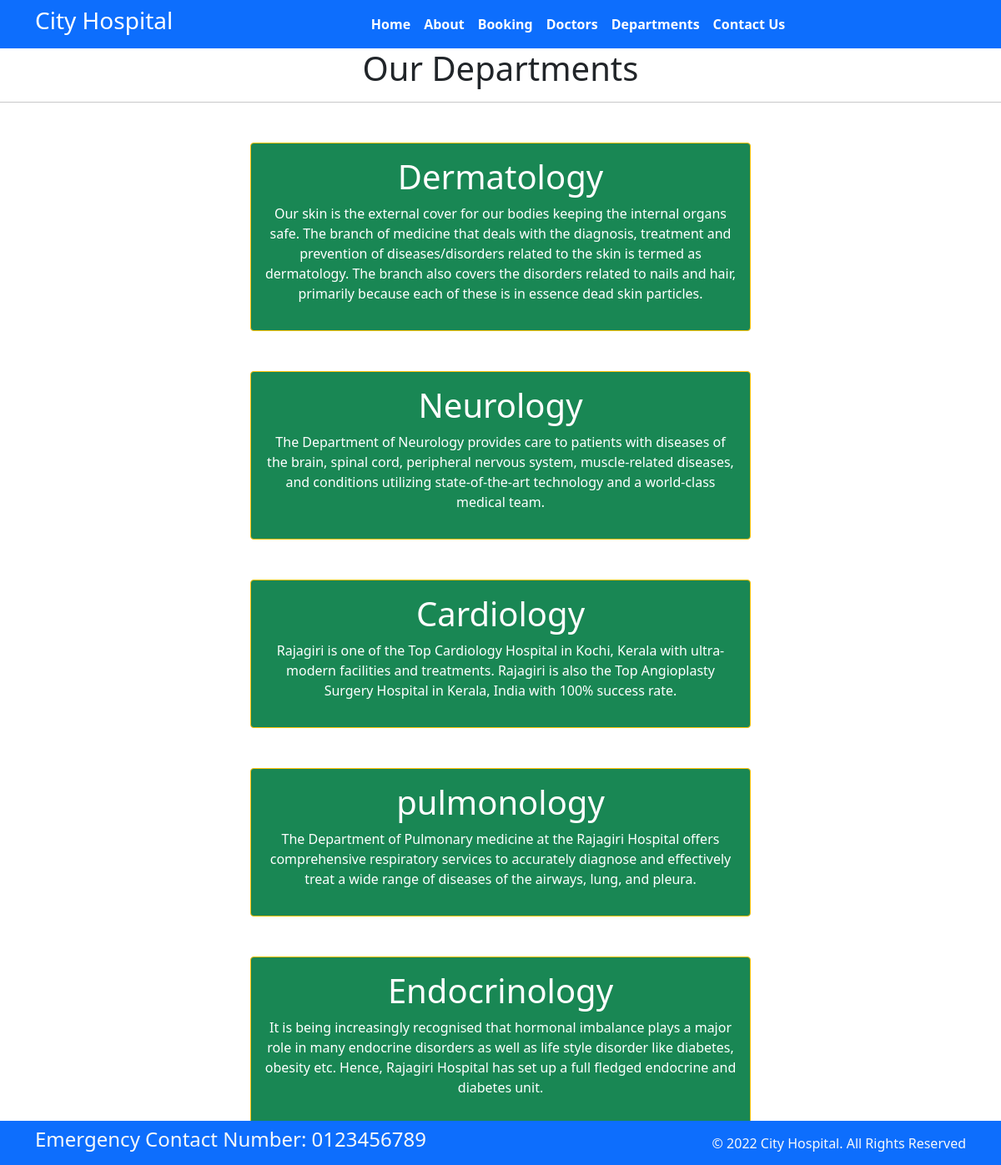
Screenshot of /department with the database file from the repository.
### home/models.py (models this page shows, shortened)
class Departments (models.Model):
    dep_name = models.CharField(max_length=100)
    dep_description = models.TextField(max_length=255)

### home/views.py (the view)
# urls.py: path('department',views.department,name='Department'),
def department(request):
    dict_dept ={
        'dept': Departments.objects.all()
    }
    return render(request,'department.html',dict_dept)

### templates/department.html (shortened to what this page needs)
{% extends "base.html" %}
{% block content %}
<h1 class="text-center"> Our Departments </h1>
<hr>
{% for d in dept %}
<div class="mx-auto w-50 bg-success text-center text-white p-3 my-5 border border-warning rounded">
    <h1>{{d.dep_name}}</h1>
    <p>{{d.dep_description}}</p>
</div>
{% endfor %}
{% endblock  %}

### templates/base.html (shortened to what this page needs)
{% load static %}
<!DOCTYPE html>
<html>
  <head>
    <link rel="stylesheet"
      href=" https://cdn.jsdelivr.net/npm/bootstrap@5.1.3/dist/css/bootstrap.min.css ">
    <link rel="stylesheet"
      href="https://use.fontawesome.com/releases/v5.2.0/css/all.css">
      <link rel="stylesheet"
      href="{% static '/css/style.css'%}">
  </head>
  <body>
    <nav class="navbar bg-primary navbar-expand-md ">
      <div class="container">
        <div class="col-2 text-left pl-md-0">
          <h3 class="text-white"> City Hospital </h3>
        </div>
        <div
          class="collapse navbar-collapse justify-content-center col-md-8 navbar-collapse-3">
          <ul class="navbar-nav justify-content-center  fw-bold">
            <li class="nav-item active">
              <a class="nav-link text-white" href="{% url 'Home' %}">Home </a>
            </li>
            <li class="nav-item">
              <a class="nav-link text-white" href="{% url 'About' %}">About</a>
            </li>
            <li class="nav-item">
              <a class="nav-link text-white" href="{% url 'Booking' %}">Booking</a>
            </li>
            <li class="nav-item">
              <a class="nav-link text-white" href="{% url 'Doctors' %}">Doctors</a>
            </li>
			 <li class="nav-item">
              <a class="nav-link text-white" href="{% url 'Department' %}">Departments</a>
            </li>
            <li class="nav-item">
              <a class="nav-link text-white" href="{% url 'Contact' %}">Contact Us</a>
            </li>
          </ul>
        </div>
      </div>
    </nav>
 {% block content %}
{% endblock  %}
    <section class="fixed-bottom">
      <footer class="pt-2 pb-2  bg-primary text-light">
        <div class="container">
          <div class="row align-items-center">
            <div class="col-12 col-md-8">
              <h4>Emergency Contact Number: 0123456789</h4>
            </div>
            <div class="col-12 col-md-4 mt-4 mt-md-0 text-center text-md-end">
              © 2022 City Hospital. All Rights Reserved
            </div>
          </div>
        </div>
      </footer>
    </section>
  </body>
</html>

### rows the page displays
Departments: dep_name "Dermatology", dep_description "Our skin is the external cover for our bodies keeping the internal organs safe. The branch of medicine that deals with the diagnosis, treatment and prevention of diseases/disorders related to the skin is termed as dermatology. The branch also covers the disorders related to nails and hair, primarily because each of these is in essence dead skin particles."
Departments: dep_name "Neurology", dep_description "The Department of Neurology provides care to patients with diseases of the brain, spinal cord, peripheral nervous system, muscle-related diseases, and conditions utilizing state-of-the-art technology and a world-class medical team."
Departments: dep_name "Cardiology", dep_description "Rajagiri is one of the Top Cardiology Hospital in Kochi, Kerala with ultra-modern facilities and treatments. Rajagiri is also the Top Angioplasty Surgery Hospital in Kerala, India with 100% success rate."
Departments: dep_name "pulmonology", dep_description "The Department of Pulmonary medicine at the Rajagiri Hospital offers comprehensive respiratory services to accurately diagnose and effectively treat a wide range of diseases of the airways, lung, and pleura."
Departments: dep_name "Endocrinology", dep_description "It is being increasingly recognised that hormonal imbalance plays a major role in many endocrine disorders as well as life style disorder like diabetes, obesity etc. Hence, Rajagiri Hospital has set up a full fledged endocrine and diabetes unit."
